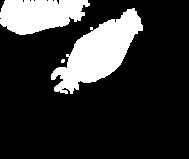
#> input picture src/utils/testground/cell2.png, 189 x 159 px
$ python homomorphicFilter.py
#> lines starting #> are read from the running program, lines starting #| are printed output that depends on the picture; after the words box and inside, x2 and y2 are one past the last pixel; in counts of white or black regions, pixels touching at a corner belong together
import cv2 # For OpenCV modules (For Image I/O and Contour Finding)
import numpy as np # For general purpose array manipulation
import scipy.fftpack # For FFT2

#### imclearborder definition

# [52 lines left out: functions imclearborder, bwareaopen, not called in this run]


#### Main program

# Read in image
img = cv2.imread('cell2.png', 0)
#> img: shape (159, 189); 19.9% white; 3 white regions (1 under 20 px), largest, box (x1, y1, x2, y2) and area: (51, 8, 143, 94) 3614, (0, 0, 90, 35) 2348

# Number of rows and columns
rows = img.shape[0]
#> rows = 159
cols = img.shape[1]
#> cols = 189

# Remove some columns from the beginning and end
img = img[:, 59:cols-20]
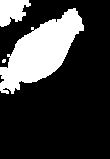
#> img: shape (159, 110); 23.5% white; 3 white regions (1 under 20 px), largest, box (x1, y1, x2, y2) and area: (0, 8, 84, 94) 3515, (0, 0, 31, 27) 576

# Number of rows and columns
rows = img.shape[0]
cols = img.shape[1]
#> cols = 110

# Convert image to 0 to 1, then do log(1 + I)
imgLog = np.log1p(np.array(img, dtype="float") / 255)

# Create Gaussian mask of sigma = 10
M = 2*rows + 1
#> M = 319
N = 2*cols + 1
#> N = 221
sigma = 10
(X,Y) = np.meshgrid(np.linspace(0,N-1,N), np.linspace(0,M-1,M))
centerX = np.ceil(N/2)
#> centerX = 111
centerY = np.ceil(M/2)
#> centerY = 160
gaussianNumerator = (X - centerX)**2 + (Y - centerY)**2

# Low pass and high pass filters
Hlow = np.exp(-gaussianNumerator / (2*sigma*sigma))
Hhigh = 1 - Hlow

# Move origin of filters so that it's at the top left corner to
# match with the input image
HlowShift = scipy.fftpack.ifftshift(Hlow.copy())
HhighShift = scipy.fftpack.ifftshift(Hhigh.copy())

# Filter the image and crop
If = scipy.fftpack.fft2(imgLog.copy(), (M,N))
#> (the run stopped early here; a loop or call above may not have finished)
